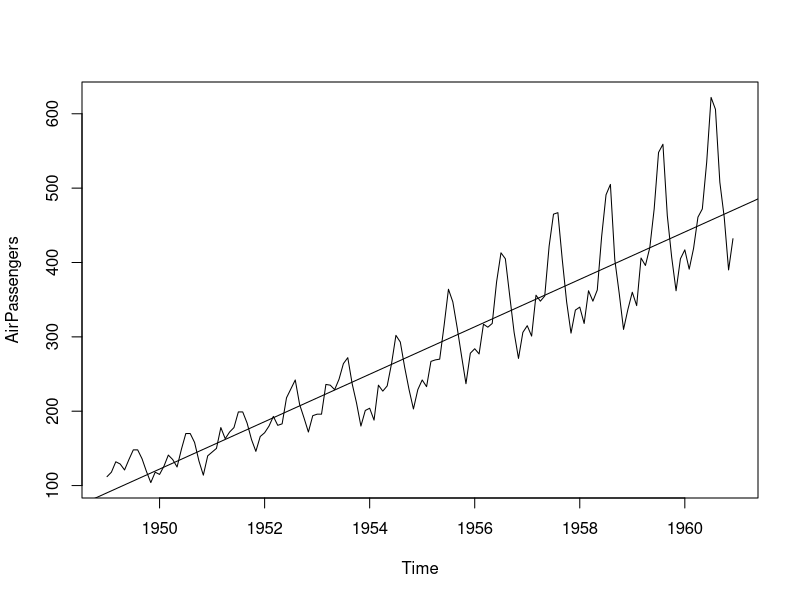
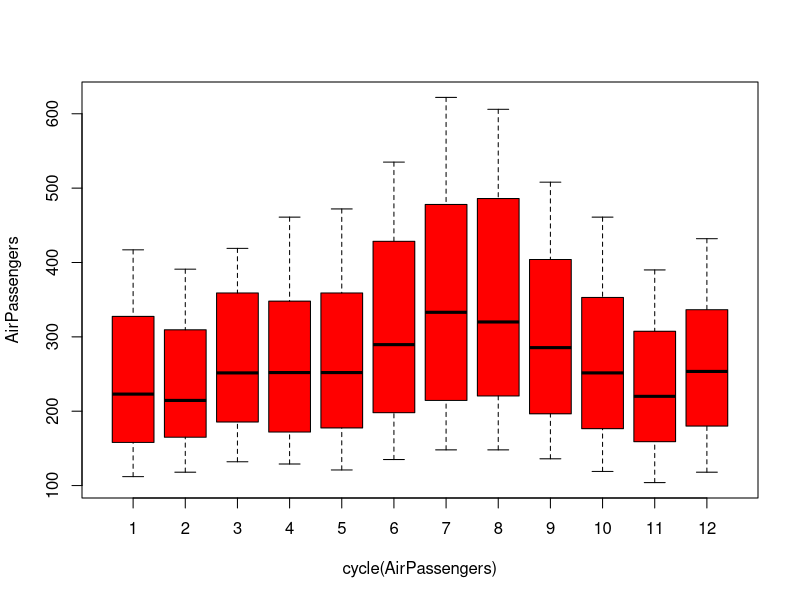

The R script that drew these images, in order:

data("AirPassengers")

AirPassengers
#      Jan Feb Mar Apr May Jun Jul Aug Sep Oct Nov Dec
# 1949 112 118 132 129 121 135 148 148 136 119 104 118
# 1950 115 126 141 135 125 149 170 170 158 133 114 140
# 1951 145 150 178 163 172 178 199 199 184 162 146 166
# 1952 171 180 193 181 183 218 230 242 209 191 172 194
# 1953 196 196 236 235 229 243 264 272 237 211 180 201
# 1954 204 188 235 227 234 264 302 293 259 229 203 229
# 1955 242 233 267 269 270 315 364 347 312 274 237 278
# 1956 284 277 317 313 318 374 413 405 355 306 271 306
# 1957 315 301 356 348 355 422 465 467 404 347 305 336
# 1958 340 318 362 348 363 435 491 505 404 359 310 337
# 1959 360 342 406 396 420 472 548 559 463 407 362 405
# 1960 417 391 419 461 472 535 622 606 508 461 390 432

class(AirPassengers)
#  "ts"

start(AirPassengers)
# 1949    1

end(AirPassengers)
# 1960   12

frequency(AirPassengers)
# 12

time(AirPassengers)
#           Jan      Feb      Mar      Apr      May      Jun      Jul      Aug
# 1949 1949.000 1949.083 1949.167 1949.250 1949.333 1949.417 1949.500 1949.583
# 1950 1950.000 1950.083 1950.167 1950.250 1950.333 1950.417 1950.500 1950.583
# 1951 1951.000 1951.083 1951.167 1951.250 1951.333 1951.417 1951.500 1951.583
# 1952 1952.000 1952.083 1952.167 1952.250 1952.333 1952.417 1952.500 1952.583
# 1953 1953.000 1953.083 1953.167 1953.250 1953.333 1953.417 1953.500 1953.583
# 1954 1954.000 1954.083 1954.167 1954.250 1954.333 1954.417 1954.500 1954.583
# 1955 1955.000 1955.083 1955.167 1955.250 1955.333 1955.417 1955.500 1955.583
# 1956 1956.000 1956.083 1956.167 1956.250 1956.333 1956.417 1956.500 1956.583
# 1957 1957.000 1957.083 1957.167 1957.250 1957.333 1957.417 1957.500 1957.583
# 1958 1958.000 1958.083 1958.167 1958.250 1958.333 1958.417 1958.500 1958.583
# 1959 1959.000 1959.083 1959.167 1959.250 1959.333 1959.417 1959.500 1959.583
# 1960 1960.000 1960.083 1960.167 1960.250 1960.333 1960.417 1960.500 1960.583
#           Sep      Oct      Nov      Dec
# 1949 1949.667 1949.750 1949.833 1949.917
# 1950 1950.667 1950.750 1950.833 1950.917
# 1951 1951.667 1951.750 1951.833 1951.917
# 1952 1952.667 1952.750 1952.833 1952.917
# 1953 1953.667 1953.750 1953.833 1953.917
# 1954 1954.667 1954.750 1954.833 1954.917
# 1955 1955.667 1955.750 1955.833 1955.917
# 1956 1956.667 1956.750 1956.833 1956.917
# 1957 1957.667 1957.750 1957.833 1957.917
# 1958 1958.667 1958.750 1958.833 1958.917
# 1959 1959.667 1959.750 1959.833 1959.917
# 1960 1960.667 1960.750 1960.833 1960.917

cycle(AirPassengers)
#      Jan Feb Mar Apr May Jun Jul Aug Sep Oct Nov Dec
# 1949   1   2   3   4   5   6   7   8   9  10  11  12
# 1950   1   2   3   4   5   6   7   8   9  10  11  12
# 1951   1   2   3   4   5   6   7   8   9  10  11  12
# 1952   1   2   3   4   5   6   7   8   9  10  11  12
# 1953   1   2   3   4   5   6   7   8   9  10  11  12
# 1954   1   2   3   4   5   6   7   8   9  10  11  12
# 1955   1   2   3   4   5   6   7   8   9  10  11  12
# 1956   1   2   3   4   5   6   7   8   9  10  11  12
# 1957   1   2   3   4   5   6   7   8   9  10  11  12
# 1958   1   2   3   4   5   6   7   8   9  10  11  12
# 1959   1   2   3   4   5   6   7   8   9  10  11  12
# 1960   1   2   3   4   5   6   7   8   9  10  11  12

plot(AirPassengers)
abline(lm(AirPassengers ~ time(AirPassengers)))

boxplot(AirPassengers ~ cycle(AirPassengers), col = "red")
